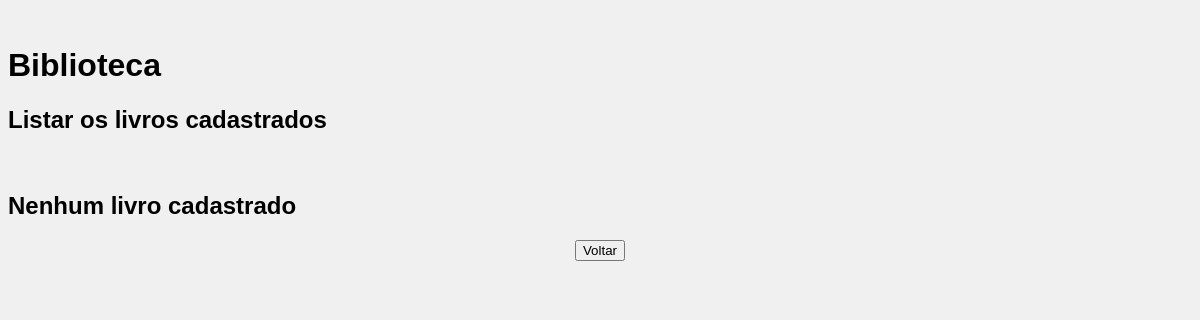
The app's page /listar, older data.
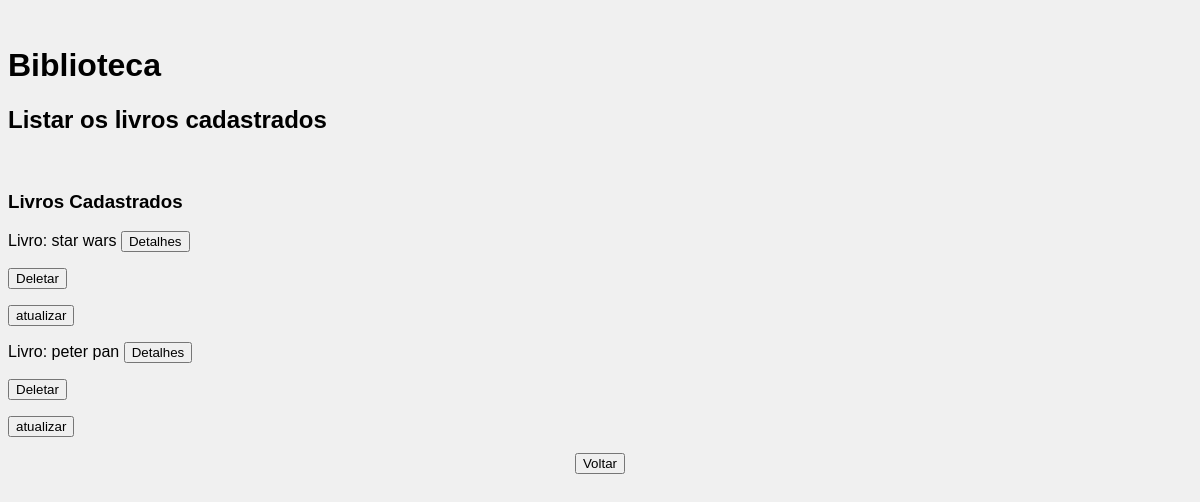
The same page, newer data.
### core/models.py (models this page shows)
class LivroModel(models.Model):
    titulo = models.CharField('Título', max_length=200)
    editora = models.CharField('Editora', max_length=200)
    autor = models.CharField('Autor', max_length=200)
    isbn = models.PositiveIntegerField('ISBN', unique=True)
    numero_paginas = models.PositiveIntegerField('Número de Páginas')
    ano_escrita = models.PositiveSmallIntegerField('Ano da Obra')
    def __str__(self):
        return self.titulo

### core/views.py (the view)
# urls.py: path('listar', views.listar, name='listar'),
def listar(request):
    if request.method == 'POST':
        livro_id = request.POST.get('livro_id', '')
        try:
            livro = LivroModel.objects.get(pk=livro_id)
            contexto = {'livro': livro}
        except ValueError:
            contexto = {}
        return render(request, "detalhes.html", contexto)
    else:
        livros = LivroModel.objects.all()
        contexto = {'livros': livros}
        return render(request, 'listar.html', contexto)

### core/templates/listar.html (shortened to what this page needs)
{% load static %}
<html lang="pt-br">
    <head>
        <link rel="stylesheet" href="{% static '/css/style.css' %}">
    </head>
    <body>
        <br>
            <h1> Biblioteca </h1>
            <h2> Listar os livros cadastrados </h2>
        <br>
        {% if livros %}
            <h3>Livros Cadastrados</h3>
            {% for livro in livros %}
                <form action={% url 'core:listar' %} novalidate method="POST" enctype="multipart/form-data">
                    Livro: {{ livro }}
                    <input type="submit" value="Detalhes"/>
                </form>
                <form action={% url 'core:deletar' %} novalidate method="POST" enctype="multipart/form-data">
                    <input type="submit" value="Deletar"/>
                </form>
                <form action={% url 'core:atualizar' %} novalidate method="POST" enctype="multipart/form-data">
                    <input type="submit" value="atualizar"/>
                </form>
            {% endfor %}
        {% else %}
            <h2> Nenhum livro cadastrado </h2>
        {% endif %}
        <center>
            <form action={% url 'core:index' %} novalidate method="GET">
                <input type="submit" value="Voltar"/>
            </form>
        </center>
    </body>
</html>

### core/static/css/style.css (style rules this page uses)
body { background-color: #f0f0f0; font-family: Arial, sans-serif; }

Row changes from the older to the newer data that the page shows:
added LivroModel: titulo "star wars"
added LivroModel: titulo "peter pan"
Text that changed along with them:
text no longer shown: "Nenhum livro cadastrado"
text now shown: "Livros Cadastrados"
